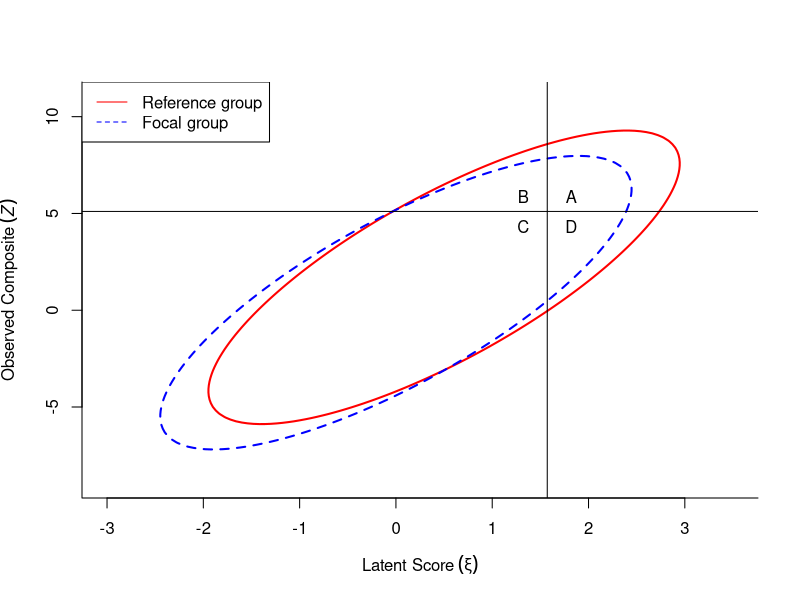
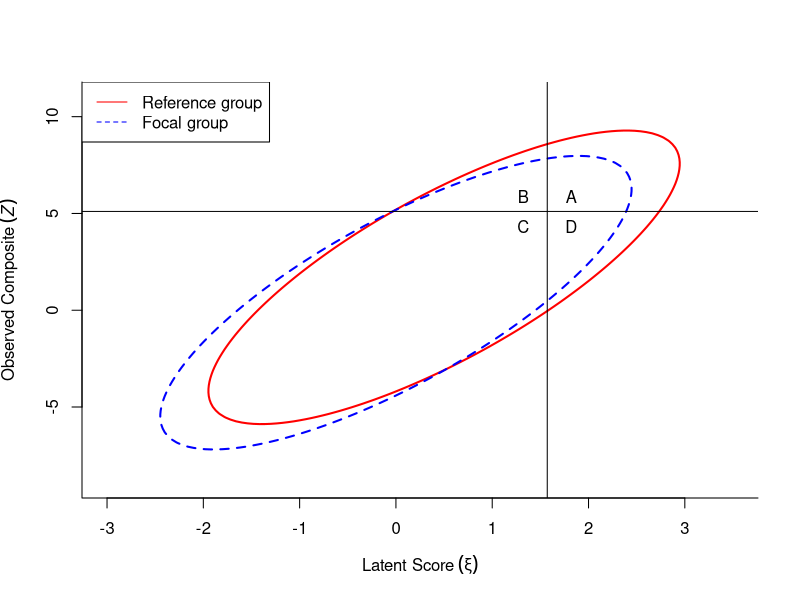

These charts were generated, in order, by the following R code:
pnormmix <- function(q, mean1 = 0, sd1 = 1, mean2 = 0, sd2 = 1, pmix1 = 0.5, 
                     lower.tail = TRUE) {
  # Distribution function (pdf) of a mixture of two normal distributions. 
  #
  # Args:
  #   q: vector of quantiles.
  #   mean1: mean of first normal distribution.
  #   sd1: standard deviation of first normal distribution.
  #   mean2: mean of second normal distribution.
  #   sd2: standard deviation of second normal distribution.
  #   pmix1: mixing proportion for the first distribution. Should be a 
  #          number in the range (0, 1).
  #   lower.tail: logical; if TRUE(default), probabilities are P[X <= x]; 
  #               otherwise, P[X > x]. 
  #
  #   Returns:
  #     Cumulative probability of q or 1 minus it on the mixture normal 
  #     distribution.
  # Error handling
  stopifnot(pmix1 > 0, pmix1 < 1)
  as.vector(c(pmix1, 1 - pmix1) %*% 
              sapply(q, pnorm, mean = c(mean1, mean2), sd = c(sd1, sd2), 
                     lower.tail = lower.tail))
}

# test
 pnormmix(1, 0, 3.1, 1.7, 3.1, lower.tail = FALSE)

qnormmix <- function(p, mean1 = 0, sd1 = 1, mean2 = 0, sd2 = 1, pmix1 = 0.5, 
                     lower.tail = TRUE) {
  # Quantile function of a mixture of two normal distributions. 
  #
  # Args:
  #   p: vector of probabilities.
  #   mean1: mean of first normal distribution.
  #   sd1: standard deviation of first normal distribution.
  #   mean2: mean of second normal distribution.
  #   sd2: standard deviation of second normal distribution.
  #   pmix1: mixing proportion for the first distribution. Should be a 
  #          number in the range (0, 1).
  #   lower.tail: logical; if TRUE(default), probabilities are P[X <= x]; 
  #               otherwise, P[X > x]. 
  #
  #   Returns:
  #     Quantile corresponding to p or 1 - p on the mixture normal 
  #     distribution.
  # Error handling
  stopifnot(pmix1 > 0, pmix1 < 1, p >= 0, p <= 1)
  f <- function(x) (pnormmix(x, mean1, sd1, mean2, sd2, pmix1, 
                             lower.tail) - p)^2
  start <- as.vector(c(pmix1, 1 - pmix1) %*% 
                       sapply(p, qnorm, c(mean1, mean2), c(sd1, sd2), 
                              lower.tail = lower.tail))
  nlminb(start, f)$par
}

.bvnorm_kernel <- function(x, y, mu_x = 0, mu_y = 0, sd_x = 1, sd_y = 1, 
                           cov_xy = 0) {
  # Helper funcction for computing the kernel for bivariate normal density
  cor <- cov_xy / sd_x / sd_y
  numer <- (x - mu_x)^2 / sd_x^2 + (y - mu_y)^2 / sd_y^2 - 
    2 * cor * (x - mu_x) * (y - mu_y) / sd_x / sd_y
  numer / (1 - cor^2)
}

contour_bvnorm <- function(mean1 = 0, sd1 = 1, mean2 = 0, sd2 = 1, 
                           cor12 = 0, cov12 = NULL, 
                           density = .95, length_out = 101, 
                           bty = "L", 
                           ...) {
  # Plot contour for a bivariate normal distribution
  #
  # Args:
  #   mean1: mean of first normal distribution (on x-axis).
  #   sd1: standard deviation of first normal distribution.
  #   mean2: mean of second normal distribution (on y-axis).
  #   sd2: standard deviation of second normal distribution.
  #   cor12: correlation in the bivariate normal.
  #   cov12: covariance in the bivariate normal. If not input, compute the
  #          covariance using the correlation and the standard deviations.
  #   density: density level, i.e., probability enclosed by the ellipse.
  #   length_out: number of values on the x-axis and on the y-axis to be
  #               evaluated; default to 101.
  #   bty: argument passed to the `contour` function.
  #   ...: other arguments passed to the `countour` funcction.
  #
  #   Returns:
  #     a plot showing the contour of the bivariate normal distribution on 
  #     a two-dimensional space.
  # Error handling
  stopifnot(cor12 >= -1, cor12 <= 1)
  if (is.null(cov12)) cov12 <- cor12 * sd1 * sd2s
  x_seq <- mean1 + seq(-3, 3, length.out = length_out) * sd1
  y_seq <- mean2 + seq(-3, 3, length.out = length_out) * sd2
  z <- outer(x_seq, y_seq, .bvnorm_kernel, mu_x = mean1, mu_y = mean2, 
             sd_x = sd1, sd_y = sd2, cov_xy = cov12)
  contour(x_seq, y_seq, z, levels = qchisq(density, 2), drawlabels = FALSE, 
          bty = bty, ...)
}

.partit_bvnorm <- function(cut1, cut2, mean1 = 0, sd1 = 1, mean2 = 0, sd2 = 1, 
                           cor12 = 0, cov12 = cor12 * sd1 * sd2) {
  # Helper funcction for computing summary statistics from a selection approach
  Sigma <- matrix(c(sd1^2, cov12, cov12, sd2^2), nrow = 2)
  C <- pmnorm(c(cut1, cut2), c(mean1, mean2), Sigma)
  B <- pnorm(cut1, mean1, sd1) - C
  D <- pnorm(cut2, mean2, sd2) - C
  A <- 1 - B - C - D
  propsel <- A + B
  success_ratio <- A / propsel
  sensitivity <- A / (A + D)
  specificity <- C / (C + B)
  c(A, B, C, D, propsel, success_ratio, sensitivity, specificity)
}

## Partial Invariance Function for weighted sums 
PartInv_we <- function(propsel, cut_z = NULL, c, kappa_r, kappa_f = kappa_r, 
                       phi_r, phi_f = phi_r, lambda_r, lambda_f = lambda_r, 
                       Theta_r, Theta_f = Theta_r, tau_r, tau_f = tau_r, 
                       pmix_ref = 0.5, plot_contour = TRUE, ...) {
  # Evaluate partial measurement invariance using Millsap & Kwok's (2004) 
  # approach
  #
  # Args:
  #   propsel: proportion of selection. If missing, computed using `cut_z`.
  #   cut_z: prespecified cutoff score on the observed composite. This argument
  #          is ignored when `propsel` has input.
  #   c: a vector of weight for each items 
  #   kappa_r: latent factor mean for the reference group.
  #   kappa_f: (optional) latent factor mean for the focal group; 
  #            if no input, set equal to kappa_r.
  #   phi_r: latent factor variance for the reference group.
  #   phi_f: (optional) latent factor variance for the focal group; 
  #          if no input, set equal to phi_r.
  #   lambda_r: a vector of factor loadings for the reference group.
  #   lambda_f: (optional) a vector of factor loadings for the focal group; 
  #             if no input, set equal to lambda_r.
  #   tau_r: a vector of measurement intercepts for the reference group.
  #   tau_f: (optional) a vector of measurement intercepts for the focal group; 
  #          if no input, set equal to tau_r.
  #   Theta_r: a matrix of the unique factor variances and covariances 
  #            for the reference group.
  #   Theta_f: (optional) a matrix of the unique factor variances and 
  #            covariances for the focal group; 
  #            if no input, set equal to Theta_r.
  #   pmix_ref: Proportion of the reference group; 
  #             default to 0.5 (i.e., two populations have equal size).
  #   plot_contour: logical; whether the contour of the two populations 
  #                 should be plotted; default to TRUE.
  #   ...: other arguments passed to the `countour` funcction.
  #
  #   Returns:
  #     a list of four elements and a plot if plot_contour == TRUE:
  #     - propsel: echo the same argument as input.
  #     - cutpt_xi: cut point on the latent scale (xi).
  #     - cutpt_z: cut point on the observed scale (Z).
  #     - summary: A 8 x 2 table, with columns representing the reference
  #                and the focal groups, and the rows represent
  #                probabilities of true positive (A), false positive (B), 
  #                true negative (C), false negative (D); proportion selected, 
  #                success ratio, sensitivity, and specificity. 
  # Error handling
  stopifnot(length(kappa_r) == 1, length(kappa_f) == 1, length(phi_r) == 1, 
            length(phi_f) == 1)
  if (length(Theta_r) == length(lambda_r)) Theta_r <- diag(Theta_r)
  if (length(Theta_f) == length(lambda_f)) Theta_f <- diag(Theta_f)
  library(mnormt)  # load `mnormt` package
  # mean_zr <- c * sum(tau_r) + c * sum(lambda_r) * kappa_r
  # mean_zf <- c * sum(tau_f) + c * sum(lambda_f) * kappa_f
  # sd_zr <- sqrt(sum(c * lambda_r)^2 * phi_r  + (c ^ 2) * sum(Theta_r))
  # sd_zf <- sqrt(sum(c * lambda_f)^2 * phi_f + (c ^ 2) * sum(Theta_f ))
  # cov_z_xir <- c * sum(lambda_r) * phi_r
  # cov_z_xif <- c * sum(lambda_f) * phi_f
  mean_zr <- sum(c * tau_r) + sum(c * lambda_r) * kappa_r
  mean_zf <- sum(c * tau_f)+ sum(c * lambda_f) * kappa_f
  sd_zr <- sqrt(sum(lambda_r * c)^2 * phi_r  + sum(Theta_r * (c^2)))
  sd_zf <- sqrt(sum(lambda_f * c)^2 * phi_f + sum(Theta_f * (c^2)))
  cov_z_xir <- sum(lambda_r * c) * phi_r
  cov_z_xif <- sum(lambda_f * c) * phi_f
  sd_xir <- sqrt(phi_r)
  sd_xif <- sqrt(phi_f)
  if (!missing(propsel)) {
    if (!is.null(cut_z)) {
      warning("Input to `cut_z` is ignored.")
    }
    cut_z <- qnormmix(propsel, mean_zr, sd_zr, mean_zf, sd_zf, 
                      pmix_ref, lower.tail = FALSE)
  } else if (!is.null(cut_z) & missing(propsel)) {
    propsel <- pnormmix(cut_z, mean_zr, sd_zr, mean_zf, sd_zf, 
                        pmix_ref, lower.tail = FALSE)
  }
  cut_xi <- qnormmix(propsel, kappa_r, sd_xir, kappa_f, sd_xif, 
                     pmix_ref, lower.tail = FALSE)
  partit_1 <- .partit_bvnorm(cut_xi, cut_z, kappa_r, sd_xir, mean_zr, sd_zr, 
                             cov12 = cov_z_xir)
  partit_2 <- .partit_bvnorm(cut_xi, cut_z, kappa_f, sd_xif, mean_zf, sd_zf, 
                             cov12 = cov_z_xif)
  # selection indices for the focal group if latent dist matches the reference
  mean_zref <- sum(c * tau_f) + sum(c * lambda_f) * kappa_r
  sd_zref <- sqrt(sum(lambda_f * c)^2 * phi_r  + sum(Theta_f * (c^2)))
  cov_z_xiref <- sum(lambda_f * c) * phi_r
  partit_1e2 <- .partit_bvnorm(cut_xi, cut_z, 
                               kappa_r, sd_xir, mean_zref, 
                               sd_zref, 
                               cov12 = cov_z_xiref)
  dat <- data.frame("Reference" = partit_1, "Focal" = partit_2, 
                    "E_R(Focal)" = partit_1e2, 
                    row.names = c("A (true positive)", "B (false positive)", 
                                  "C (true negative)", "D (false negative)", 
                                  "Proportion selected", "Success ratio", 
                                  "Sensitivity", "Specificity"))
  p <- NULL
  if (plot_contour) {
    x_lim <- range(c(kappa_r + c(-3, 3) * sd_xir, 
                     kappa_f + c(-3, 3) * sd_xif))
    y_lim <- range(c(mean_zr + c(-3, 3) * sd_zr, 
                     mean_zf + c(-3, 3) * sd_zf))
    contour_bvnorm(kappa_r, sd_xir, mean_zr, sd_zr, cov12 = cov_z_xir, 
                   xlab = bquote("Latent Score" ~ (xi)), 
                   ylab = bquote("Observed Composite" ~ (italic(Z))), 
                   lwd = 2, col = "red", xlim = x_lim, ylim = y_lim, 
                   ...)
    contour_bvnorm(kappa_f, sd_xif, mean_zf, sd_zf, cov12 = cov_z_xif, 
                   add = TRUE, lty = "dashed", lwd = 2, col = "blue", 
                   ...)
    legend("topleft", c("Reference group", "Focal group"), 
           lty = c("solid", "dashed"), col = c("red", "blue"))
    abline(h = cut_z, v = cut_xi)
    x_cord <- rep(cut_xi + c(.25, -.25) * sd_xir, 2)
    y_cord <- rep(cut_z + c(.25, -.25) * sd_zr, each = 2)
    text(x_cord, y_cord, c("A", "B", "D", "C"))
    p <- recordPlot()
  }
  list(propsel = propsel, cutpt_xi = cut_xi, cutpt_z = cut_z, 
       summary = round(dat, 3), 
       ai_ratio = dat["Proportion selected", 3] / 
         dat["Proportion selected", 1], 
       p = p)
}
PartInv_we(.10, c = c(1, 1, 1, 1), 
           kappa_r = 0.5, kappa_f = 0, phi_r = 1,
           lambda_r = c(.3, .5, .9, .7), tau_r = c(.225, .025, .010, .240),
           tau_f = c(.225, -.05, .240, -.025),
           Theta_r = diag(.96, 4))
# 
# PartInv(propsel = .25, kappa_r = 0.5, kappa_f = 0, phi_r = 1, 
#         lambda_r = c(.3, .5, .9, .7), lambda_f = c(.3, .5, .7, .5),
#         tau_r = c(.225, .025, .010, .240), tau_f = c(.225, -0.225, .240, -.025), 
#         Theta_r = diag(.96, 4))

## with AI and extend to multidimensional framework

PartInvMulti_we <- function(propsel, cut_z = NULL, weights_item, weights_latent,
                            alpha_r, alpha_f = alpha_r, psi_r, psi_f = psi_r,
                            lambda_r, lambda_f = lambda_r,nu_r, nu_f = nu_r,
                            Theta_r, Theta_f = Theta_r, 
                            pmix_ref = 0.5, plot_contour = TRUE, ...) {
  # Evaluate partial measurement invariance using Millsap & Kwok's (2004) 
  # approach
  #
  # Args:
  #   propsel: proportion of selection. If missing, computed using `cut_z`.
  #   cut_z: prespecified cutoff score on the observed composite. This argument
  #          is ignored when `propsel` has input.
  #   weights_item: a vector of item weights
  #   weights_latent: a  vector of latent factor weights
  #   alpha_r: a vector of latent factor mean for the reference group.
  #   alpha_f: (optional) a vector of latent factor mean for the focal group; 
  #            if no input, set equal to alpha_r.
  #   psi_r: a matrix of latent factor variance for the reference group.
  #   psi_f: (optional) a matrix of latent factor variance for the focal group; 
  #          if no input, set equal to psi_r.
  #   lambda_r: a matrix of factor loadings for the reference group.
  #   lambda_f: (optional) a matrix of factor loadings for the focal group; 
  #             if no input, set equal to lambda_r.
  #   nu_r: a matrix of measurement intercepts for the reference group.
  #   nu_f: (optional) a matrix of measurement intercepts for the focal group; 
  #          if no input, set equal to nu_r.
  #   Theta_r: a matrix of the unique factor variances and covariances 
  #            for the reference group.
  #   Theta_f: (optional) a matrix of the unique factor variances and 
  #            covariances for the focal group; 
  #            if no input, set equal to Theta_r.
  #   pmix_ref: Proportion of the reference group; 
  #             default to 0.5 (i.e., two populations have equal size).
  #   plot_contour: logical; whether the contour of the two populations 
  #                 should be plotted; default to TRUE.
  #   ...: other arguments passed to the `countour` function.
  #
  #   Returns:
  #     a list of four elements and a plot if plot_contour == TRUE:
  #     - propsel: echo the same argument as input.
  #     - cutpt_xi: cut point on the latent scale (xi).
  #     - cutpt_z: cut point on the observed scale (Z).
  #     - summary: A 8 x 2 table, with columns representing the reference
  #                and the focal groups, and the rows represent
  #                probabilities of true positive (A), false positive (B), 
  #                true negative (C), false negative (D); proportion selected, 
  #                success ratio, sensitivity, and specificity. 
  # Error handling
  stopifnot(length(alpha_r) != 1, length(alpha_f) != 1, length(psi_r) != 1, 
            length(psi_f) != 1)
  if (length(Theta_r) <= length(lambda_r)) Theta_r <- diag(Theta_r)
  if (length(Theta_f) <= length(lambda_f)) Theta_f <- diag(Theta_f)
  if(is.matrix(weights_item) == FALSE) weights_item <- t(weights_item)
  if(is.matrix(weights_latent) == FALSE) weights_latent <- t(weights_latent)
  if(is.matrix(alpha_r) == FALSE) alpha_r <- as.matrix(alpha_r)
  if(is.matrix(alpha_f) == FALSE) alpha_f <- as.matrix(alpha_f)
  library(mnormt)  # load `mnormt` package
  mean_zr <- as.numeric(weights_item %*% nu_r + weights_item %*% lambda_r %*% alpha_r)
  mean_zf <- as.numeric(weights_item %*% nu_f + weights_item %*% lambda_f %*% alpha_f)
  sd_zr <- as.numeric(sqrt(weights_item %*% lambda_r %*% psi_r %*% t(weights_item %*% lambda_r)+ weights_item %*% Theta_r %*% t(weights_item)))
  sd_zf <- as.numeric(sqrt(weights_item %*% lambda_f %*% psi_f %*% t(weights_item %*% lambda_f)+ weights_item %*% Theta_f %*% t(weights_item)))
  cov_z_xir <- as.numeric(weights_item %*% lambda_r %*% psi_r %*% t(weights_latent))
  cov_z_xif <- as.numeric(weights_item %*% lambda_f %*% psi_f %*% t(weights_latent))
  sd_xir <- as.numeric(sqrt(weights_latent %*% psi_r %*% t(weights_latent)))
  sd_xif <- as.numeric(sqrt(weights_latent %*% psi_f %*% t(weights_latent)))
  zeta_r <- as.numeric(weights_latent%*%alpha_r)
  zeta_f <- as.numeric(weights_latent%*%alpha_f)
  if (!missing(propsel)) {
    if (!is.null(cut_z)) {
      warning("Input to `cut_z` is ignored.")
    }
    cut_z <- qnormmix(propsel, mean_zr, sd_zr, mean_zf, sd_zf, 
                      pmix_ref, lower.tail = FALSE)
  } else if (!is.null(cut_z) & missing(propsel)) {
    propsel <- pnormmix(cut_z, mean_zr, sd_zr, mean_zf, sd_zf, 
                        pmix_ref, lower.tail = FALSE)
  }
  cut_xi <- qnormmix(propsel, zeta_r, sd_xir,zeta_f, sd_xif,
                     pmix_ref, lower.tail = FALSE)
  partit_1 <- .partit_bvnorm(cut_xi, cut_z, zeta_r, sd_xir, mean_zr, sd_zr, 
                             cov12 = cov_z_xir)
  partit_2 <- .partit_bvnorm(cut_xi, cut_z, zeta_f, sd_xif, mean_zf, sd_zf, 
                             cov12 = cov_z_xif)
  # selection indices for the focal group if latent dist matches the reference
  mean_zref <- as.numeric(weights_item %*% nu_f + weights_item %*% lambda_f %*% alpha_r)
  sd_zref <- as.numeric(sqrt(weights_item %*% lambda_f %*% psi_r %*% t(weights_item %*% lambda_r)+ weights_item %*% Theta_f %*% t(weights_item)))
  cov_z_xiref <- as.numeric(weights_item %*% lambda_f %*% psi_r %*% t(weights_latent))
  partit_1e2 <- .partit_bvnorm(cut_xi, cut_z, 
                               zeta_r, sd_xir, mean_zref, 
                               sd_zref, 
                               cov12 = cov_z_xiref)
  
  dat <- data.frame("Reference" = partit_1, "Focal" = partit_2, 
                    "E_R(Focal)" = partit_1e2, 
                    row.names = c("A (true positive)", "B (false positive)", 
                                  "C (true negative)", "D (false negative)", 
                                  "Proportion selected", "Success ratio", 
                                  "Sensitivity", "Specificity"))
  p <- NULL
  if (plot_contour) {
    x_lim <- range(c(zeta_r + c(-3, 3) * sd_xir, 
                     zeta_f + c(-3, 3) * sd_xif))
    y_lim <- range(c(mean_zr + c(-3, 3) * sd_zr, 
                     mean_zf + c(-3, 3) *sd_zf))
    contour_bvnorm(zeta_r, sd_xir, mean_zr, sd_zr, cov12 = cov_z_xir, 
                   xlab = bquote("Latent Composite" ~ (zeta)), 
                   ylab = bquote("Observed Composite" ~ (italic(Z))), 
                   lwd = 2, col = "red", xlim = x_lim, ylim = y_lim, 
                   ...)
    contour_bvnorm(zeta_f, sd_xif, mean_zf, sd_zf, cov12 = cov_z_xif, 
                   add = TRUE, lty = "dashed", lwd = 2, col = "blue", 
                   ...)
    legend("topleft", c("Reference group", "Focal group"), 
           lty = c("solid", "dashed"), col = c("red", "blue"))
    abline(h = cut_z, v = cut_xi)
    x_cord <- rep(cut_xi + c(.25, -.25) * sd_xir, 2)
    y_cord <- rep(cut_z + c(.25, -.25) * sd_zr, each = 2)
    text(x_cord, y_cord, c("A", "B", "D", "C"))
    p <- recordPlot()
  }
  list(propsel = propsel, cutpt_xi = cut_xi, cutpt_z = cut_z, 
       summary = round(dat, 3), 
       ai_ratio = dat["Proportion selected", 3] / 
         dat["Proportion selected", 1], p = p)
}

# PartInvMulti_we(propsel = .05,
#                 weights_item = c(1/4, 1/4, 1/6, 1/6, 1/6), 
#                 weights_latent = c(0.5, 0.5), 
#                 alpha_r = c(0, 0), 
#                 alpha_f = c(-0.3, 0.1), 
#                 psi_r = matrix(c(1, 0.5, 0.5, 1), nrow = 2),
#                 lambda_r = lambda_matrix, 
#                 nu_r = c(.225, .025, .010, .240, .125),
#                 nu_f = c(.225, -.05, .240, -.025, .125),
#                 Theta_r = diag(1, 5), 
#                 Theta_f = c(1, .95, .80, .75, 1))